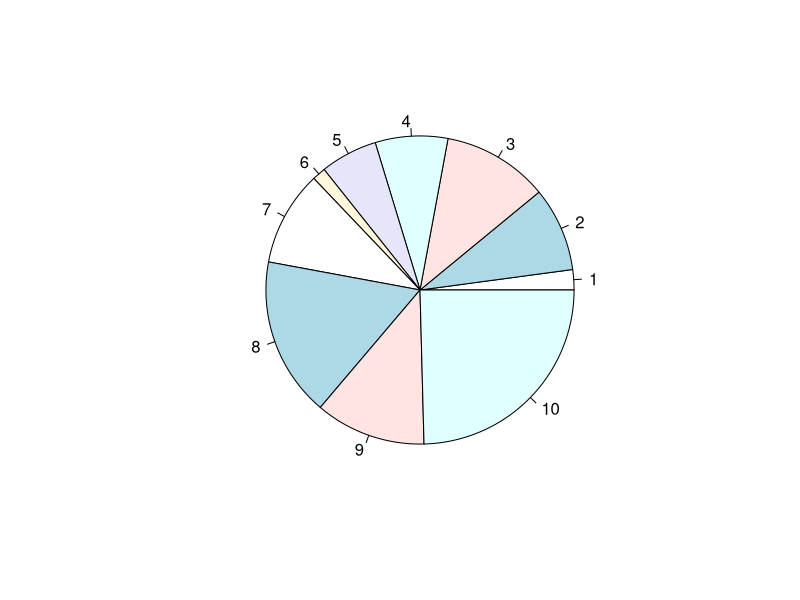
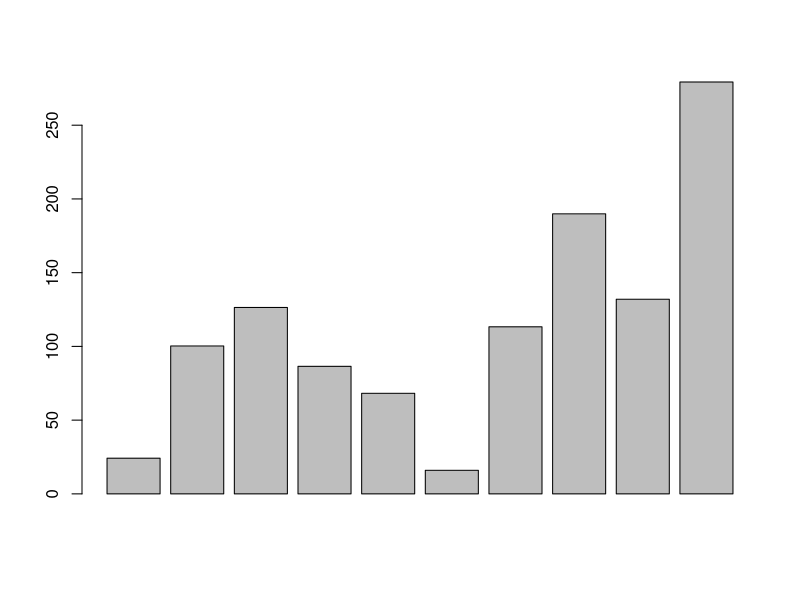
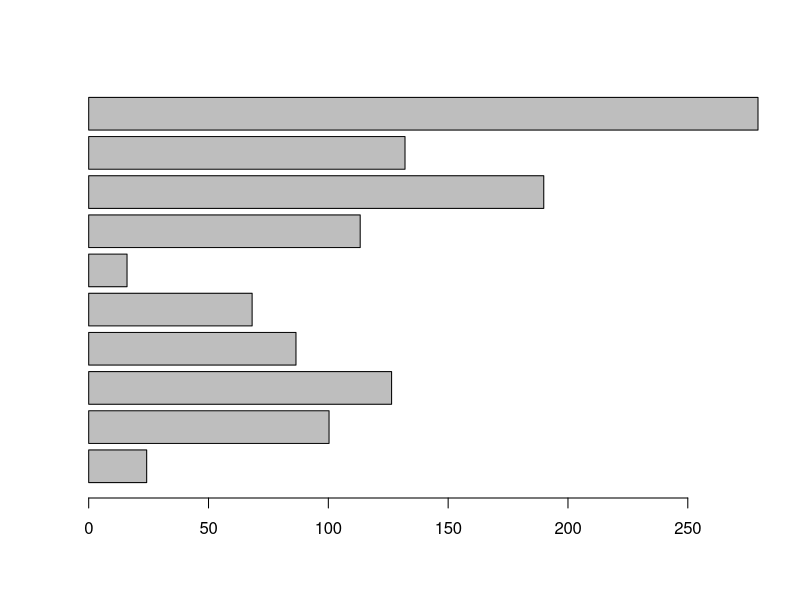
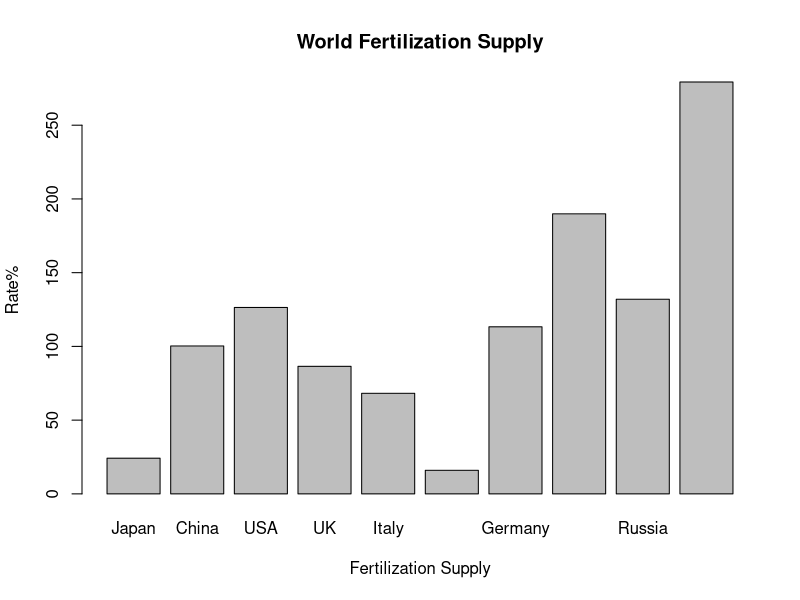
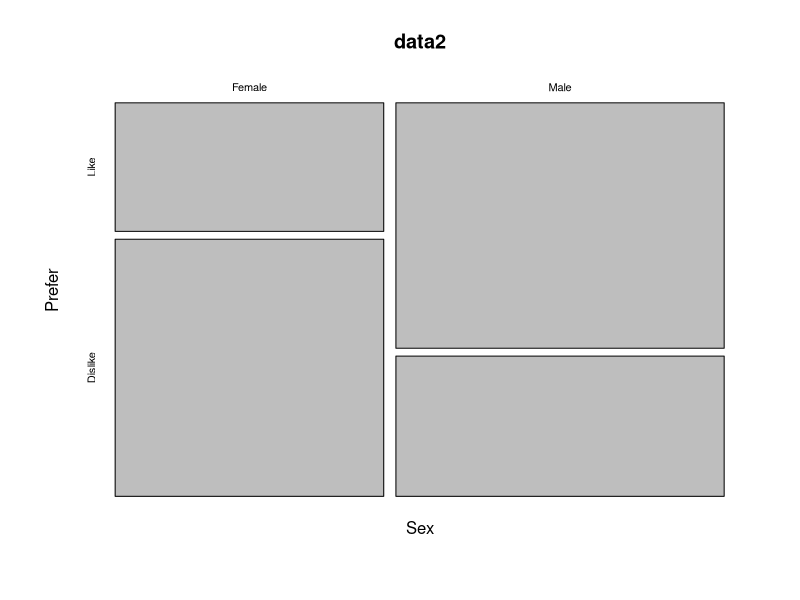

Source code (R) for these figures, in order:
# Input data
data1=c(24.2,100.3,126.4,86.5,68.2,16,113.3,189.9,132.0,279.3)

# Basic Pie Chart & Bar Chart
pie(data1)
barplot(data1)

# Formatted Pie Chart & Bar Chart
barplot(data1,horiz=T) # Make horizontal

# Create labels for each bar
label=c("Japan","China","USA","UK","Italy","Netherlands","Germany","France","Russia","Australia")
barplot(data1,xlab="Fertilization Supply",ylab="Rate%",main="World Fertilization Supply",names.arg = label)
# names.arg = Labels

# Create Mosaic Plot
data2=matrix(c(3,6,7,4),nrow=2,ncol=2,byrow=TRUE)
dimnames(data2)=list("Sex"=c("Female","Male"),"Prefer"=c("Like","Dislike"))
mosaicplot(data2)